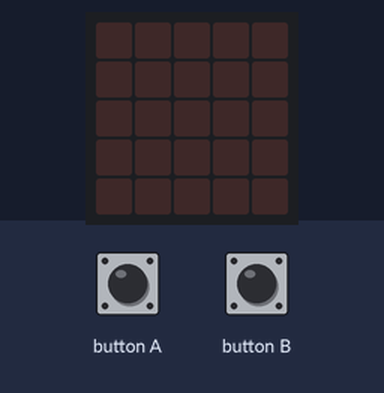
A program run on a simulated BBC micro:bit (MakeCode). Shown: the board's 5×5 LED display. The inputs (shaded band) are chosen by the test bench. Random numbers come from a fixed seed.

Above: at 1.2 s.
1.3 s: button A pressed for 0.15 s
At 2.4 s:
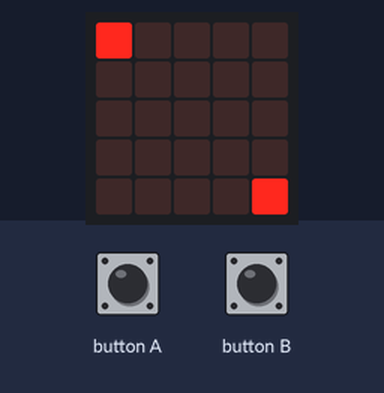
2.9 s: button B pressed for 0.15 s
At 3.6 s:
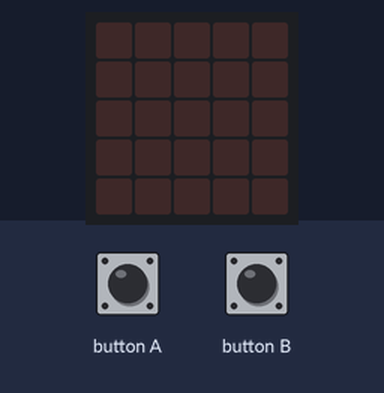
4.5 s: button A pressed for 0.15 s
At 5.8 s:
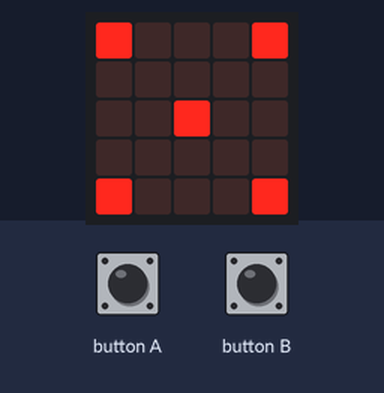
6.1 s: button A pressed for 0.15 s
At 7.2 s:
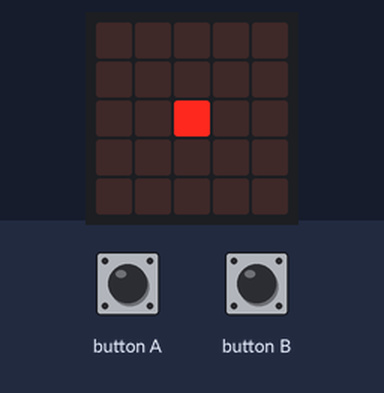
7.7 s: button A pressed for 0.15 s
At 8.5 s:
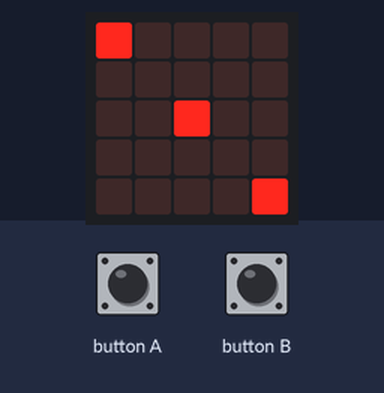
9.3 s: button A pressed 5 times (0.12 s each, 0.3 s apart)
At 12.2 s:
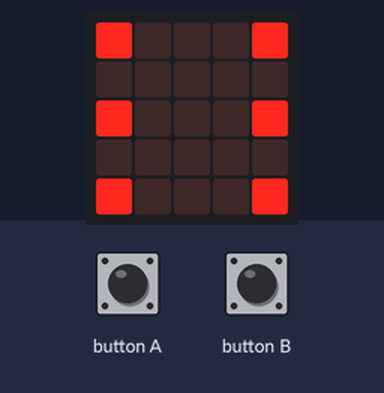
Timing chart, 0 to 13.5 s (numbered marks = the images above; inputs shaded):
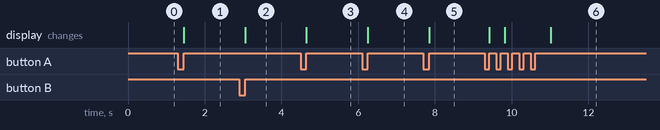

Measured:
- after the input at 1.3 s, the display: changes after 0.15 s (image 1)
- after the input at 2.9 s, the display: changes after 0.15 s (image 2)
- after the input at 4.5 s, the display: changes after 0.15 s (image 3)
- after the input at 6.1 s, the display: changes after 0.15 s (image 4)
- after the input at 7.7 s, the display: changes after 0.15 s (image 5)
- after the input at 9.3 s, the display: first changes after 0.12 s (image 6 shows a later state)

The program:

main.ts
```typescript
let Dado = 0
input.onButtonPressed(Button.A, function () {
    Dado = randint(1, 6)
    if (1 == Dado) {
        basic.showLeds(`
            . . . . .
            . . . . .
            . . # . .
            . . . . .
            . . . . .
            `)
    } else if (2 == Dado) {
        basic.showLeds(`
            # . . . .
            . . . . .
            . . . . .
            . . . . .
            . . . . #
            `)
    } else if (3 == Dado) {
        basic.showLeds(`
            # . . . .
            . . . . .
            . . # . .
            . . . . .
            . . . . #
            `)
    } else if (4 == Dado) {
        basic.showLeds(`
            # . . . #
            . . . . .
            . . . . .
            . . . . .
            # . . . #
            `)
    } else if (5 == Dado) {
        basic.showLeds(`
            # . . . #
            . . . . .
            . . # . .
            . . . . .
            # . . . #
            `)
    } else if (6 == Dado) {
        basic.showLeds(`
            # . . . #
            . . . . .
            # . . . #
            . . . . .
            # . . . #
            `)
    }
})
input.onButtonPressed(Button.B, function () {
    basic.clearScreen()
})
```

test.ts
```typescript
// aquí va el archivo "tests"; esto no se compilará cuando este paquete se utilice como una extensión.
```
